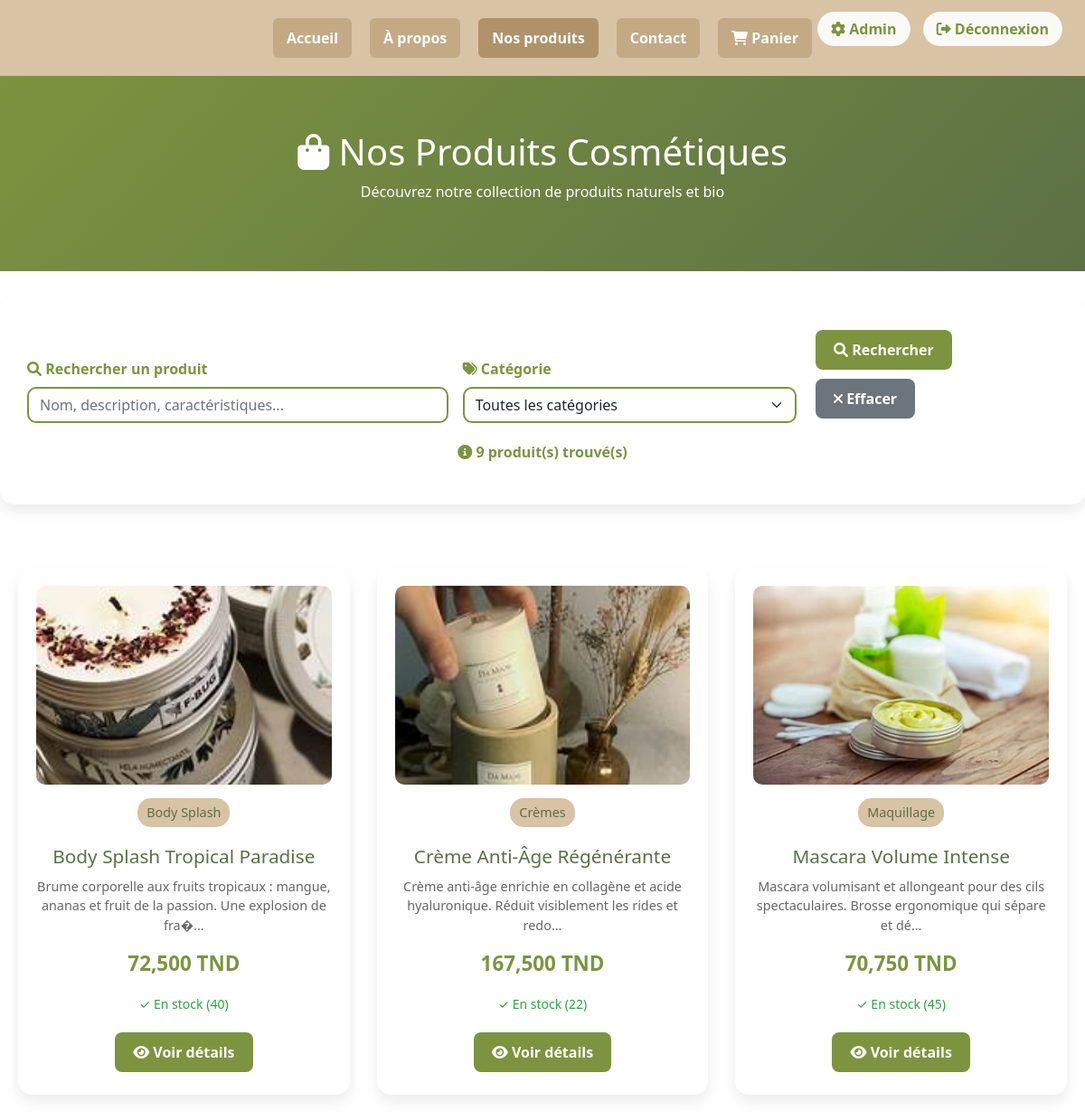
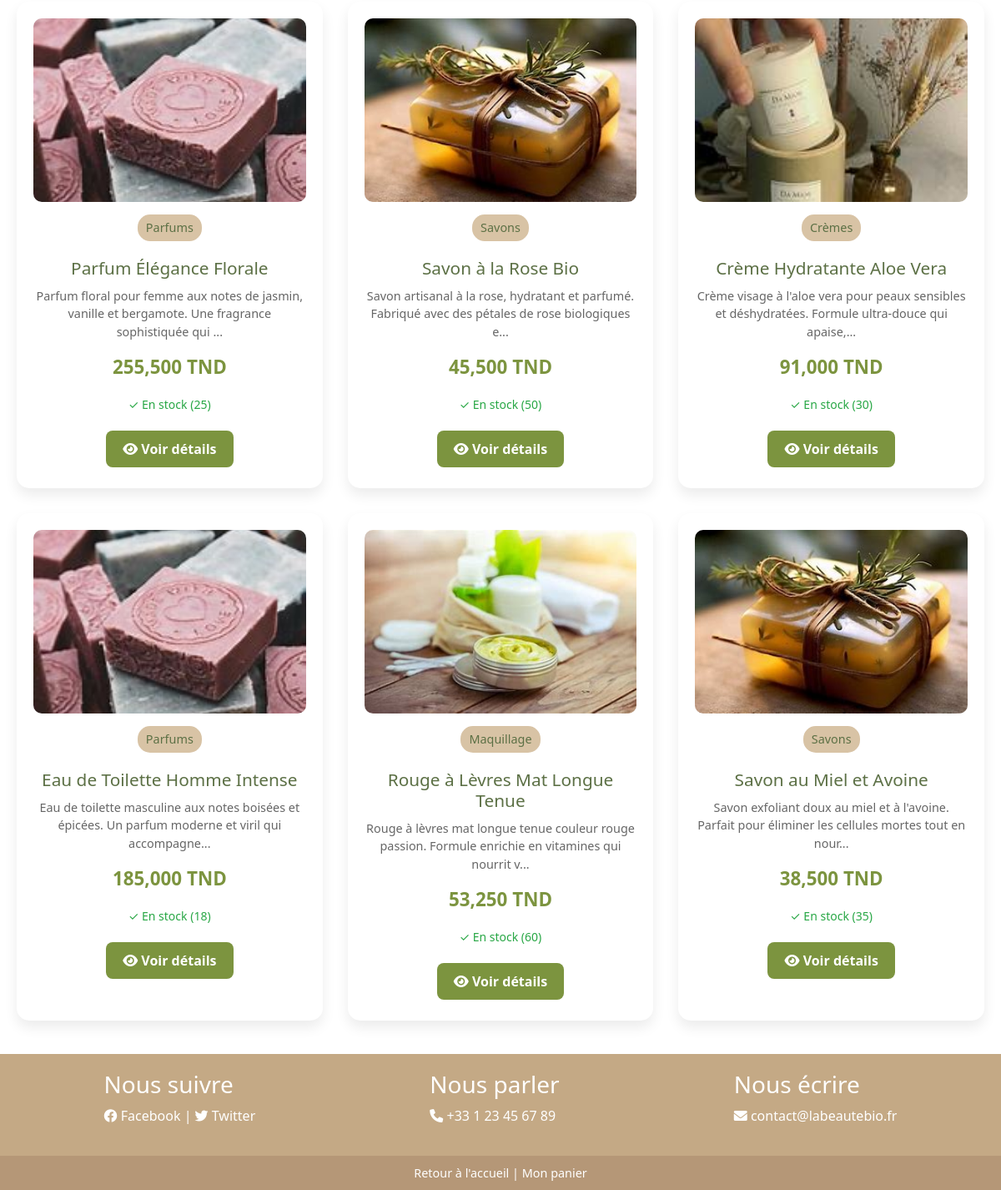
The page /products.php (signed in) on the database its author committed (2 pictures, top to bottom).
### tables this page shows
CREATE TABLE products (
    id INT AUTO_INCREMENT PRIMARY KEY,
    name VARCHAR(200) NOT NULL,
    slug VARCHAR(200) UNIQUE NOT NULL,
    description TEXT,
    short_description VARCHAR(500),
    price DECIMAL(10,2) NOT NULL,
    sale_price DECIMAL(10,2) NULL,
    category_id INT,
    image VARCHAR(255),
    gallery TEXT,  
    stock_quantity INT DEFAULT 0,
    min_stock_level INT DEFAULT 5,
    characteristics TEXT,
    ingredients TEXT,
    usage_instructions TEXT,
    weight DECIMAL(8,2),  
    dimensions VARCHAR(50),  
    sku VARCHAR(50) UNIQUE,
    barcode VARCHAR(50),
    is_active BOOLEAN DEFAULT TRUE,
    is_featured BOOLEAN DEFAULT FALSE,
    meta_title VARCHAR(200),
    meta_description VARCHAR(500),
    created_at TIMESTAMP DEFAULT CURRENT_TIMESTAMP,
    updated_at TIMESTAMP DEFAULT CURRENT_TIMESTAMP ON UPDATE CURRENT_TIMESTAMP,

    FOREIGN KEY (category_id) REFERENCES categories(id) ON DELETE SET NULL,
    INDEX idx_slug (slug),
    INDEX idx_category (category_id),
    INDEX idx_price (price),
    INDEX idx_stock (stock_quantity),
    INDEX idx_active (is_active),
    INDEX idx_featured (is_featured),
    INDEX idx_sku (sku),
    INDEX idx_created_at (created_at)
);

CREATE TABLE categories (
    id INT AUTO_INCREMENT PRIMARY KEY,
    name VARCHAR(100) NOT NULL,
    slug VARCHAR(100) UNIQUE NOT NULL,
    description TEXT,
    image VARCHAR(255),
    is_active BOOLEAN DEFAULT TRUE,
    sort_order INT DEFAULT 0,
    created_at TIMESTAMP DEFAULT CURRENT_TIMESTAMP,
    updated_at TIMESTAMP DEFAULT CURRENT_TIMESTAMP ON UPDATE CURRENT_TIMESTAMP,

    INDEX idx_slug (slug),
    INDEX idx_active (is_active),
    INDEX idx_sort_order (sort_order)
);

### config/session.php (called while the page is built, shortened)
<?php
function isLoggedIn() {
    return isset($_SESSION['user_id']) && !empty($_SESSION['user_id']);
}
function isAdmin() {
    return isLoggedIn() && isset($_SESSION['role']) && $_SESSION['role'] === 'admin';
}
?>

### includes/functions.php (called while the page is built, shortened)
<?php
function formatPrice($price) {
    return number_format($price, 3, ',', ' ') . ' TND';
}
?>

### products.php (the view, shortened to what this page needs)
<?php
require_once 'config/database.php';
require_once 'config/session.php';
require_once 'includes/functions.php';
$search_query = isset($_GET['search']) ? sanitizeInput($_GET['search']) : '';
$sql = "SELECT p.*, c.name as category_name FROM products p
        LEFT JOIN categories c ON p.category_id = c.id
        WHERE p.is_active = 1";
$params = [];
$sql .= " ORDER BY p.is_featured DESC, p.name";
$stmt = $pdo->prepare($sql);
$stmt->execute($params);
$products = $stmt->fetchAll();
?>
<!DOCTYPE html>
<html lang="fr">
<head>
    <link rel="stylesheet" href="assets/css/frontend.css">
    <link href="https://cdn.jsdelivr.net/npm/bootstrap@5.1.3/dist/css/bootstrap.min.css" rel="stylesheet">
    <link rel="stylesheet" href="https://cdnjs.cloudflare.com/ajax/libs/font-awesome/6.0.0/css/all.min.css">
</head>
<body>
<div class="user-menu">
    <?php if (isLoggedIn()): ?>
        <?php if (isAdmin()): ?>
            <a href="admin/index.php"><i class="fas fa-cog"></i> Admin</a>
        <?php else: ?>
            <a href="client/profile.php"><i class="fas fa-user"></i> Mon Profil</a>
        <?php endif; ?>
        <a href="logout.php"><i class="fas fa-sign-out-alt"></i> Déconnexion</a>
    <?php else: ?>
        <a href="client/login.php"><i class="fas fa-sign-in-alt"></i> Connexion</a>
        <a href="client/register.php"><i class="fas fa-user-plus"></i> Inscription</a>
    <?php endif; ?>
</div>
<header>
    <nav>
        <a href="index.php">Accueil</a>
        <a href="a-propos.php">À propos</a>
        <a href="products.php" class="active">Nos produits</a>
        <a href="contact.php">Contact</a>
        <a href="panier.php"><i class="fas fa-shopping-cart"></i> Panier</a>
    </nav>
</header>
<div class="products-header">
    <h1><i class="fas fa-shopping-bag"></i> Nos Produits Cosmétiques</h1>
    <p>Découvrez notre collection de produits naturels et bio</p>
</div>
<div class="filter-section">
    <form method="GET" class="row g-3 align-items-end">
        <div class="col-md-5">
            <label for="search" class="form-label" style="color: #7c943f; font-weight: bold;">
                <i class="fas fa-search"></i> Rechercher un produit
            </label>
            <input type="text" class="form-control" id="search" name="search"
                   placeholder="Nom, description, caractéristiques..."
                   value="<?php echo htmlspecialchars($search_query); ?>"
                   style="border: 2px solid #7c943f; border-radius: 10px;">
        </div>
        <div class="col-md-4">
            <label for="category" class="form-label" style="color: #7c943f; font-weight: bold;">
                <i class="fas fa-tags"></i> Catégorie
            </label>
            <select class="form-select" id="category" name="category"
                    style="border: 2px solid #7c943f; border-radius: 10px;">
                <option value="">Toutes les catégories</option>
            </select>
        </div>
        <div class="col-md-3">
            <button type="submit" class="btn-product me-2">
                <i class="fas fa-search"></i> Rechercher
            </button>
            <a href="products.php" class="btn-product" style="background-color: #6c757d;">
                <i class="fas fa-times"></i> Effacer
            </a>
        </div>
    </form>
    <div style="margin-top: 20px; text-align: center;">
        <p style="color: #7c943f; font-weight: bold;">
            <i class="fas fa-info-circle"></i>
            <?php echo count($products); ?> produit(s) trouvé(s)
        </p>
    </div>
</div>
<?php if (empty($products)): ?>
    <div style="text-align: center; padding: 60px 20px;">
        <i class="fas fa-search" style="font-size: 4rem; color: #ccc; margin-bottom: 20px;"></i>
        <h3 style="color: #7c943f;">Aucun produit trouvé</h3>
        <p style="color: #666;">Essayez de modifier vos critères de recherche ou explorez toutes nos catégories.</p>
        <a href="products.php" class="btn-product" style="font-size: 1.2em; padding: 15px 30px;">
            <i class="fas fa-shopping-bag"></i> Voir tous les produits
        </a>
    </div>
<?php else: ?>
    <div class="products-grid">
        <?php foreach ($products as $product): ?>
            <div class="product-card" data-category="<?php echo $product['category_id']; ?>">
                <?php
                $image_path = '';
                if ($product['image'] && file_exists('assets/images/' . $product['image'])) {
                    $image_path = 'assets/images/' . htmlspecialchars($product['image']);
                } else {
                    switch ($product['category_id']) {
                        case 1: $image_path = 'assets/images/savon1.jpg'; break;
                        case 2: $image_path = 'assets/images/OIP (1).jpg'; break;
                        case 3: $image_path = 'assets/images/OIP (3).jpg'; break;
                        case 4: $image_path = 'assets/images/OIP (4).jpg'; break;
                        case 5: $image_path = 'assets/images/OIP (6).jpg'; break;
                    }
                }
                ?>
                <img src="<?php echo $image_path; ?>"
                     alt="<?php echo htmlspecialchars($product['name']); ?>"
                     onerror="this.src='assets/images/savon1.jpg'" />
                <div class="category-badge"><?php echo htmlspecialchars($product['category_name']); ?></div>
                <h3><?php echo htmlspecialchars($product['name']); ?></h3>
                <p style="color: #666; font-size: 0.9em; margin: 10px 0;">
                    <?php echo htmlspecialchars(substr($product['description'], 0, 100)) . '...'; ?>
                </p>
                <div class="product-price"><?php echo formatPrice($product['price']); ?></div>
                <?php if ($product['stock_quantity'] > 0): ?>
                    <small style="color: #28a745;">✓ En stock (<?php echo $product['stock_quantity']; ?>)</small>
                <?php else: ?>
                    <small style="color: #dc3545;">✗ Rupture de stock</small>
                <?php endif; ?>
                <div style="margin-top: 15px;">
                    <a href="product_detail.php?id=<?php echo $product['id']; ?>" class="btn-product">
                        <i class="fas fa-eye"></i> Voir détails
                    </a>
                </div>
            </div>
        <?php endforeach; ?>
    </div>
<?php endif; ?>
<footer class="footer">
    <div>
        <h3>Nous suivre</h3>
        <p>
            <a href="#" style="color: white; text-decoration: none;"><i class="fab fa-facebook"></i> Facebook</a> |
            <a href="#" style="color: white; text-decoration: none;"><i class="fab fa-twitter"></i> Twitter</a>
        </p>
    </div>
    <div>
        <h3>Nous parler</h3>
        <p><i class="fas fa-phone"></i> +33 1 23 45 67 89</p>
    </div>
    <div>
        <h3>Nous écrire</h3>
        <p><a href="mailto:contact@labeautebio.fr" style="color: white;"><i class="fas fa-envelope"></i> contact@labeautebio.fr</a></p>
    </div>
</footer>
<div class="bottom-bar">
    <a href="index.php" style="color: white; text-decoration: none;">Retour à l'accueil</a> |
    <a href="panier.php" style="color: white; text-decoration: none;">Mon panier</a>
</div>
</body>
</html>

### assets/css/frontend.css (style rules this page uses)
body { margin: 0; font-family: 'Segoe UI', sans-serif; background-color: #fdf8f1; color: #333; }
html { scroll-behavior: smooth; }
header { background-color: #d8c3a5; padding: 20px 10px; text-align: center; }
nav { display: flex; flex-wrap: wrap; justify-content: center; gap: 20px; background-color: transparent; }
nav a { text-decoration: none; color: white; font-weight: bold; padding: 10px 15px; border-radius: 6px; transition: background-color 0.3s; background-color: #c4a985; }
nav a:hover, nav a.active { background-color: #b0926a; }
.footer { background-color: #c4a985; color: white; display: flex; justify-content: space-around; padding: 20px; flex-wrap: wrap; }
.footer a, .footer p { color: white; text-decoration: none; }
.bottom-bar { text-align: center; font-size: 0.9em; background: #b59777; padding: 10px; color: white; }

### products.php (style rules this page uses)
.products-header { background: linear-gradient(135deg, #7c943f, #5c7045); color: white; padding: 60px 0; text-align: center; }
.filter-section { background: white; padding: 30px; margin: 30px auto; max-width: 1200px; border-radius: 15px; box-shadow: 0 8px 16px rgba(0,0,0,0.08); }
.products-grid { display: grid; grid-template-columns: repeat(auto-fit, minmax(280px, 1fr)); gap: 30px; max-width: 1200px; margin: 0 auto; padding: 40px 20px; }
.product-card { background-color: #fff; border-radius: 15px; box-shadow: 0 8px 16px rgba(0,0,0,0.08); padding: 20px; transition: transform 0.3s, box-shadow 0.3s; text-align: center; }
.product-card img { width: 100%; height: 220px; object-fit: cover; border-radius: 10px; margin-bottom: 15px; }
.product-card h3 { color: #5c7045; margin: 10px 0; font-size: 1.3em; }
.product-price { font-size: 1.4em; font-weight: bold; color: #7c943f; margin: 15px 0; }
.btn-product { background-color: #7c943f; color: white; border: none; padding: 10px 20px; font-weight: bold; border-radius: 8px; cursor: pointer; transition: background 0.3s; text-decoration: none; display: inline-block; margin: 5px; }
.category-badge { background-color: #d8c3a5; color: #5c7045; padding: 5px 10px; border-radius: 15px; font-size: 0.9em; margin-bottom: 10px; display: inline-block; }
.user-menu { position: absolute; top: 20px; right: 20px; z-index: 1000; }
.user-menu a { background-color: rgba(255,255,255,0.9); color: #7c943f; padding: 8px 15px; border-radius: 20px; text-decoration: none; margin: 0 5px; font-weight: bold; transition: all 0.3s; }

### rows shown on the page
products: shows a picture, category.name "Body Splash", name "Body Splash Tropical Paradise", description "Brume corporelle aux fruits tropicaux : mangue, ananas et fruit de la passion. Une explosion de fra�", price "72,500 TND", stock_quantity "40"
products: category.name "Crèmes", name "Crème Anti-Âge Régénérante", description "Crème anti-âge enrichie en collagène et acide hyaluronique. Réduit visiblement les rides et redo", price "167,500 TND", stock_quantity "22"
products: category.name "Maquillage", name "Mascara Volume Intense", description "Mascara volumisant et allongeant pour des cils spectaculaires. Brosse ergonomique qui sépare et dé", price "70,750 TND", stock_quantity "45"
products: category.name "Parfums", name "Parfum Élégance Florale", description "Parfum floral pour femme aux notes de jasmin, vanille et bergamote. Une fragrance sophistiquée qui", price "255,500 TND", stock_quantity "25"
products: category.name "Savons", name "Savon à la Rose Bio", description "Savon artisanal à la rose, hydratant et parfumé. Fabriqué avec des pétales de rose biologiques e", price "45,500 TND", stock_quantity "50"
products: category.name "Crèmes", name "Crème Hydratante Aloe Vera", description "Crème visage à l'aloe vera pour peaux sensibles et déshydratées. Formule ultra-douce qui apaise,", price "91,000 TND", stock_quantity "30"
products: category.name "Parfums", name "Eau de Toilette Homme Intense", description "Eau de toilette masculine aux notes boisées et épicées. Un parfum moderne et viril qui accompagne", price "185,000 TND", stock_quantity "18"
products: category.name "Maquillage", name "Rouge à Lèvres Mat Longue Tenue", description "Rouge à lèvres mat longue tenue couleur rouge passion. Formule enrichie en vitamines qui nourrit v", price "53,250 TND", stock_quantity "60"
products: category.name "Savons", name "Savon au Miel et Avoine", description "Savon exfoliant doux au miel et à l'avoine. Parfait pour éliminer les cellules mortes tout en nour", price "38,500 TND", stock_quantity "35"

### other values the page prints
count($products) "9"
